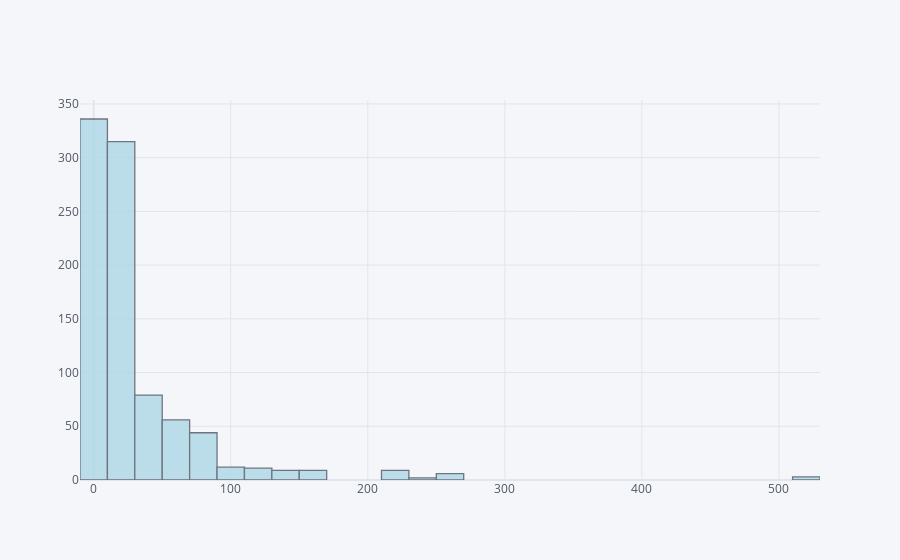

The notebook cell saved with this chart:
### Code cell
train["Fare"].iplot(kind = "hist", color = "lightblue", bins = 40)

### Figure 1 — Plotly figure (JSON) as saved in the notebook; plotly's stock layout.template omitted (floating-point values rounded to 4 significant figures; data arrays with more than 128 entries replaced by an {"elided": "..."} marker saying what was removed)
{"data": [{"histfunc": "count", "histnorm": "", "marker": {"color": "rgba(173, 216, 230, 1.0)", "line": {"color": "#4D5663", "width": 1.3}}, "name": "Fare", "nbinsx": 40, "opacity": 0.8, "orientation": "v", "type": "histogram", "x": {"elided": "891 float values"}}], "layout": {"barmode": "overlay", "legend": {"bgcolor": "#F5F6F9", "font": {"color": "#4D5663"}}, "paper_bgcolor": "#F5F6F9", "plot_bgcolor": "#F5F6F9", "title": {"font": {"color": "#4D5663"}}, "xaxis": {"gridcolor": "#E1E5ED", "showgrid": true, "tickfont": {"color": "#4D5663"}, "title": {"font": {"color": "#4D5663"}, "text": ""}, "zerolinecolor": "#E1E5ED"}, "yaxis": {"gridcolor": "#E1E5ED", "showgrid": true, "tickfont": {"color": "#4D5663"}, "title": {"font": {"color": "#4D5663"}, "text": ""}, "zerolinecolor": "#E1E5ED"}}}
